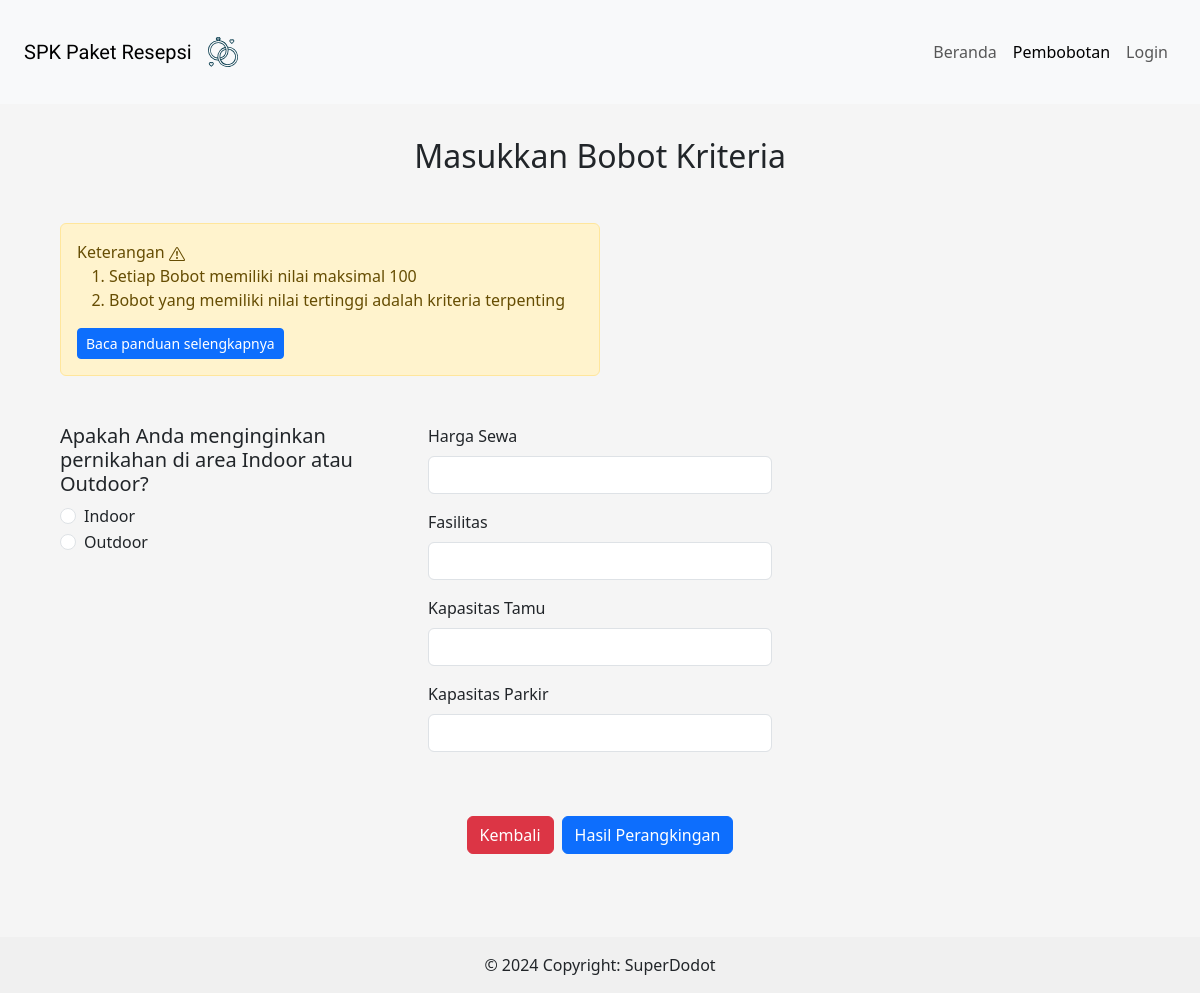
Screenshot of /pembobotan.php with the database file from the repository.
### tables this page shows
CREATE TABLE `kriteria` (
  `id_kriteria` char(3) NOT NULL,
  `nama_kriteria` varchar(255) NOT NULL,
  `jenis_kriteria` enum('Cost','Benefit') NOT NULL
);

### pembobotan.php (the view, shortened to what this page needs)
<?php
require_once './config.php';
$dataKriteria = $koneksi->query("SELECT * FROM kriteria");
?>
<?php require './header.php';?>
<section class="">
    <div class="px-5 pt-5 px-md-5" style="background-color: hsl(0, 0%, 96%);">
        <form action="./hasil.php" method="post">
            <div class="container" style="min-height:100vh;">
                <h2 class="text-center">Masukkan Bobot Kriteria</h2>
                <div class="alert alert-warning tex-start mt-lg-5 col-lg-6" role="alert">
                    Keterangan
                    <ol>
                        <li>Setiap Bobot memiliki nilai maksimal 100</li>
                        <li>Bobot yang memiliki nilai tertinggi adalah kriteria terpenting</li>
                    </ol>
                    <button type="button" class="btn btn-sm btn-primary" data-bs-toggle="modal"
                        data-bs-target="#exampleModal">
                        Baca panduan selengkapnya
                    </button>
                </div>
                <div class="d-flex row mt-lg-5">
                    <div class="col-lg-4">
                        <h5>Apakah Anda menginginkan pernikahan di area Indoor atau Outdoor?</h5>
                        <div class="radio">
                            <div class="form-check">
                                <input class="form-check-input" type="radio" value="Indoor" name="konsep_gedung"
                                    id="indoor">
                                <label class="form-check-label" for="indoor">
                                    Indoor
                                </label>
                            </div>
                            <div class="form-check">
                                <input class="form-check-input" type="radio" value="Outdoor" name="konsep_gedung"
                                    id="outdoor">
                                <label class="form-check-label" for="outdoor">
                                    Outdoor
                                </label>
                            </div>
                        </div>
                    </div>
                    <div class="col-lg-4">
                        <?php foreach ($dataKriteria as $key => $kriteria):?>
                        <div class="mb-3">
                            <label for="<?=$kriteria['id_kriteria'];?>"
                                class="form-label"><?=$kriteria['nama_kriteria'];?></label>
                            <input type="number" class="form-control" id="<?=$kriteria['id_kriteria'];?>"
                                name="<?=$kriteria['id_kriteria'];?>" min="0" max="100">
                        </div>
                        <?php endforeach;?>
                    </div>
                    <div class="col-lg-12 d-flex justify-content-center mb-5 mt-lg-5">
                        <a class="btn btn-danger me-2" href="./index.php">Kembali</a>
                        <button type="submit" name="hasil-perengkingan" class="btn btn-primary">Hasil
                            Perangkingan</button>
                    </div>
                </div>
            </div>
        </form>
    </div>
</section>
<?php require 'footer.php'; ?>

### rows the page displays
kriteria: nama_kriteria "Harga Sewa"
kriteria: nama_kriteria "Fasilitas"
kriteria: nama_kriteria "Kapasitas Tamu"
kriteria: nama_kriteria "Kapasitas Parkir"
